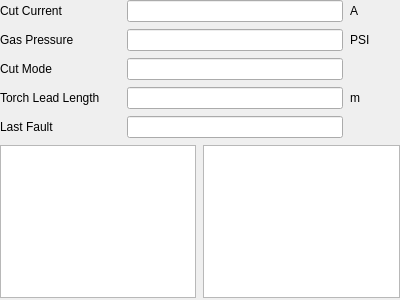
<?xml version="1.0" encoding="UTF-8"?>
<ui version="4.0">
 <class>PowermaxMonitorWidget</class>
 <widget class="QWidget" name="PowermaxMonitorWidget">
  <property name="geometry">
   <rect>
    <x>0</x>
    <y>0</y>
    <width>400</width>
    <height>300</height>
   </rect>
  </property>
  <property name="windowTitle">
   <string/>
  </property>
  <layout class="QVBoxLayout" name="verticalLayout">
   <property name="spacing">
    <number>7</number>
   </property>
   <property name="leftMargin">
    <number>0</number>
   </property>
   <property name="topMargin">
    <number>0</number>
   </property>
   <property name="rightMargin">
    <number>0</number>
   </property>
   <property name="bottomMargin">
    <number>0</number>
   </property>
   <item>
    <layout class="QHBoxLayout" name="horizontalLayout">
     <item>
      <widget class="QLabel" name="label">
       <property name="minimumSize">
        <size>
         <width>120</width>
         <height>20</height>
        </size>
       </property>
       <property name="text">
        <string>Cut Current</string>
       </property>
      </widget>
     </item>
     <item>
      <widget class="QLineEdit" name="cut_current_">
       <property name="enabled">
        <bool>true</bool>
       </property>
       <property name="readOnly">
        <bool>true</bool>
       </property>
      </widget>
     </item>
     <item>
      <widget class="QLabel" name="label_3">
       <property name="minimumSize">
        <size>
         <width>50</width>
         <height>0</height>
        </size>
       </property>
       <property name="text">
        <string>A</string>
       </property>
       <property name="alignment">
        <set>Qt::AlignLeading|Qt::AlignLeft|Qt::AlignVCenter</set>
       </property>
      </widget>
     </item>
    </layout>
   </item>
   <item>
    <layout class="QHBoxLayout" name="horizontalLayout_2">
     <item>
      <widget class="QLabel" name="label_2">
       <property name="minimumSize">
        <size>
         <width>120</width>
         <height>20</height>
        </size>
       </property>
       <property name="text">
        <string>Gas Pressure</string>
       </property>
      </widget>
     </item>
     <item>
      <widget class="QLineEdit" name="gas_pressure_">
       <property name="readOnly">
        <bool>true</bool>
       </property>
      </widget>
     </item>
     <item>
      <widget class="QLabel" name="label_4">
       <property name="minimumSize">
        <size>
         <width>50</width>
         <height>0</height>
        </size>
       </property>
       <property name="text">
        <string>PSI</string>
       </property>
      </widget>
     </item>
    </layout>
   </item>
   <item>
    <layout class="QHBoxLayout" name="horizontalLayout_3">
     <item>
      <widget class="QLabel" name="label_5">
       <property name="minimumSize">
        <size>
         <width>120</width>
         <height>20</height>
        </size>
       </property>
       <property name="text">
        <string>Cut Mode</string>
       </property>
      </widget>
     </item>
     <item>
      <widget class="QLineEdit" name="cut_mode_">
       <property name="readOnly">
        <bool>true</bool>
       </property>
      </widget>
     </item>
     <item>
      <widget class="QLabel" name="label_10">
       <property name="minimumSize">
        <size>
         <width>50</width>
         <height>0</height>
        </size>
       </property>
       <property name="text">
        <string/>
       </property>
      </widget>
     </item>
    </layout>
   </item>
   <item>
    <layout class="QHBoxLayout" name="horizontalLayout_4">
     <item>
      <widget class="QLabel" name="label_8">
       <property name="minimumSize">
        <size>
         <width>120</width>
         <height>20</height>
        </size>
       </property>
       <property name="text">
        <string>Torch Lead Length</string>
       </property>
      </widget>
     </item>
     <item>
      <widget class="QLineEdit" name="torch_length_">
       <property name="readOnly">
        <bool>true</bool>
       </property>
      </widget>
     </item>
     <item>
      <widget class="QLabel" name="label_9">
       <property name="minimumSize">
        <size>
         <width>50</width>
         <height>0</height>
        </size>
       </property>
       <property name="text">
        <string>m</string>
       </property>
      </widget>
     </item>
    </layout>
   </item>
   <item>
    <layout class="QHBoxLayout" name="horizontalLayout_5">
     <item>
      <widget class="QLabel" name="label_6">
       <property name="minimumSize">
        <size>
         <width>120</width>
         <height>20</height>
        </size>
       </property>
       <property name="text">
        <string>Last Fault</string>
       </property>
      </widget>
     </item>
     <item>
      <widget class="QLineEdit" name="fault_code_">
       <property name="readOnly">
        <bool>true</bool>
       </property>
      </widget>
     </item>
     <item>
      <widget class="QLabel" name="label_7">
       <property name="minimumSize">
        <size>
         <width>50</width>
         <height>0</height>
        </size>
       </property>
       <property name="text">
        <string/>
       </property>
      </widget>
     </item>
    </layout>
   </item>
   <item>
    <layout class="QHBoxLayout" name="horizontalLayout_6">
     <item>
      <widget class="QTextEdit" name="fault_code_description_"/>
     </item>
     <item>
      <widget class="QTextEdit" name="fault_resolve_"/>
     </item>
    </layout>
   </item>
   <item>
    <spacer name="verticalSpacer">
     <property name="orientation">
      <enum>Qt::Vertical</enum>
     </property>
     <property name="sizeHint" stdset="0">
      <size>
       <width>20</width>
       <height>40</height>
      </size>
     </property>
    </spacer>
   </item>
  </layout>
 </widget>
 <resources/>
 <connections/>
</ui>
